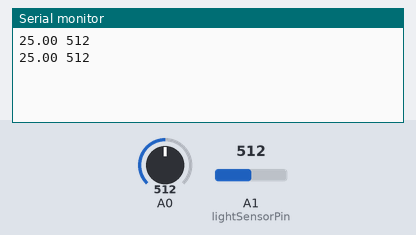
The sketch below on a simulated Arduino Uno, built with avr-gcc and run on an emulated ATmega328P. Shown: the last lines printed to the serial monitor. The test bench sets the inputs (shaded band); at power-on: A0 = 512, A1 (lightSensorPin) = 512.

Above: at 5.8 s.
5.9 s: A0 set to 0
At 11.1 s:
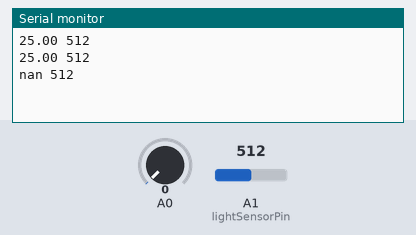
16.5 s: A1 (lightSensorPin) set to 716
At 21.1 s:
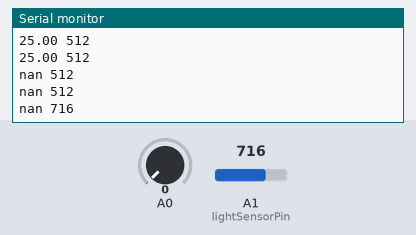
22.5 s: A0 set to 122
At 26.2 s:
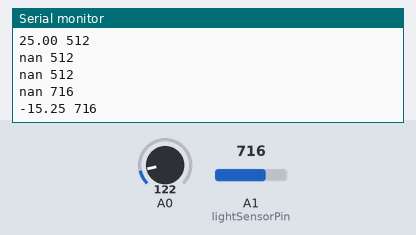
28.5 s: A1 (lightSensorPin) set to 900
At 31.2 s:
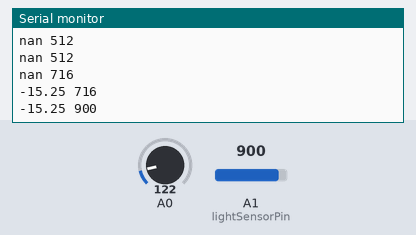
Timing chart, 0 to 32.7 s (numbered marks = the images above; inputs shaded):
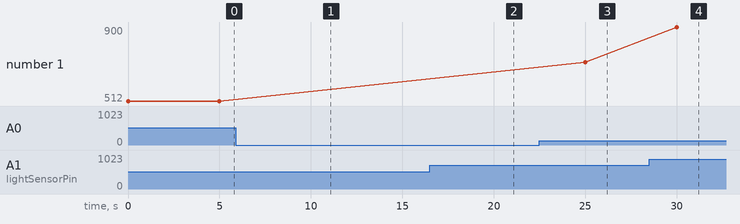

Measured:
- after the input at 5.9 s, the serial monitor: prints a new line after 4.1 s (image 1)
- after the input at 16.5 s, the serial monitor: prints a new line after 3.5 s (image 2)
- after the input at 22.5 s, the serial monitor: prints a new line after 2.5 s (image 3)
- after the input at 28.5 s, the serial monitor: prints a new line after 1.5 s (image 4)
- plotted number 1: 716 → 900 after the input at 28.5 s

The sketch:

location3.ino
```cpp
#include <math.h>
double Thermister(int RawADC) {
  double Temp;
  Temp = log(((10240000 / RawADC) - 10000));
  Temp = 1 / (0.001129148 + (0.000234125 + (0.0000000876741 * Temp * Temp )) * Temp );
  Temp = Temp - 273.15;
  return Temp;
}
#define lightSensorPin A1


int lightSensorValue = 0;

void setup() {
  pinMode(lightSensorPin, INPUT);

  Serial.begin(115200);
}

void loop() {
  lightSensorValue = analogRead(lightSensorPin);
  serial_print();

  delay(5000);

}

void serial_print()
{
  Serial.print(Thermister(analogRead(0)));
  Serial.print(" ");
  Serial.println(lightSensorValue);
}
```
